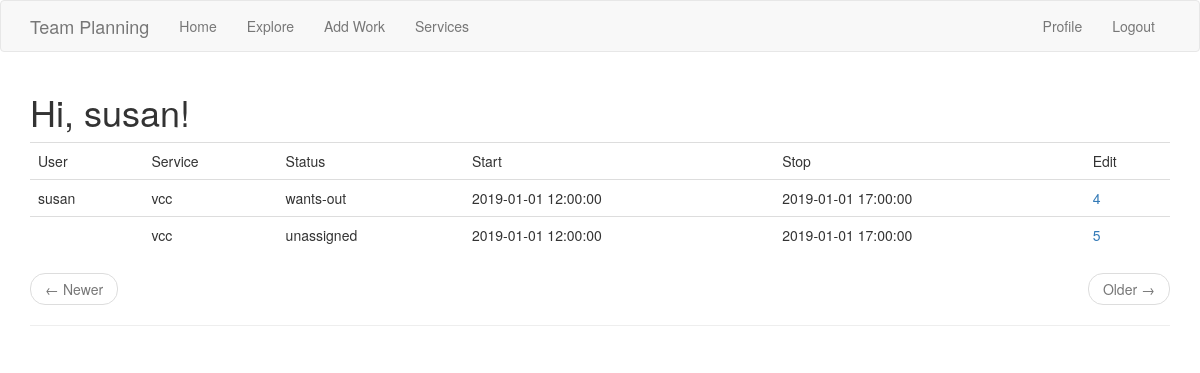
The page /explore (signed in) on the database its author committed.
### app/models.py (models this page shows, shortened)
class User(UserMixin, db.Model):
    id = db.Column(db.Integer, primary_key=True)
    username = db.Column(db.String(64), index=True, unique=True)
    email = db.Column(db.String(120), index=True, unique=True)
    password_hash = db.Column(db.String(128))
    mywork = db.relationship('Work', backref='person', lazy='dynamic')
    about_me = db.Column(db.String(140))
    last_seen = db.Column(db.DateTime, default=datetime.utcnow)

class Work(db.Model):
    id = db.Column(db.Integer, primary_key=True)
    name = db.Column(db.String(140))
    username = db.Column(db.String(140))
    updated = db.Column(db.DateTime, index=True, default=datetime.utcnow)
    start = db.Column(db.DateTime, index=True, default=datetime.utcnow)
    stop = db.Column(db.DateTime, index=True, default=datetime.utcnow)
    service = db.Column(db.String(140))
    user_id = db.Column(db.Integer, db.ForeignKey('user.id'))
    status = db.Column(db.String(140))
    language = db.Column(db.String(5))

### app/main/routes.py (the view)
@bp.route('/explore')
@login_required
def explore():
    page = request.args.get('page', 1, type=int)
    work = Work.query.filter(Work.status != "assigned").paginate(
        page, current_app.config['POSTS_PER_PAGE'], False)
    next_url = url_for('main.explore', page=work.next_num) \
        if work.has_next else None
    prev_url = url_for('main.explore', page=work.prev_num) \
        if work.has_prev else None
    return render_template('work.html', title=_('Explore'),
                           allwork=work.items, next_url=next_url,
                           prev_url=prev_url)

### app/main/routes.py (called while the page is built)
@bp.before_app_request
def before_request():
    if current_user.is_authenticated:
        current_user.last_seen = datetime.utcnow()
        db.session.commit()
    g.locale = str(get_locale())

### app/models.py (called while the page is built)
@login.user_loader
def load_user(id):
    return User.query.get(int(id))

### app/templates/work.html (shortened to what this page needs)
{% extends "base.html" %}
{% import 'bootstrap/wtf.html' as wtf %}
{% block app_content %}
    <h1>{{ _('Hi, %(username)s!', username=current_user.username) }}</h1>
    <table class="table table-hover">
      <tr>
          <td>  {{ _('User') }} </td>
          <td>  {{ _('Service') }}  </td>
          <td>  {{ _('Status') }}  </td>
          <td>  {{ _('Start') }} </td>
          <td>  {{ _('Stop') }} </td>
          <td>  {{ _('Edit') }} </td>
      </tr>
      {% for work in allwork %}
        <tr>
            <td>  {{ work.username }} </td>
            <td>  {{ work.service }}  </td>
            <td>  {{ work.status }}  </td>
            <td>  {{ work.start }} </td>
            <td>  {{ work.stop }} </td>
            <td>  {{ work_link }} </td>
        </tr>
        {% endfor %}
    </table>
    <nav aria-label="...">
        <ul class="pager">
            <li class="previous{% if not prev_url %} disabled{% endif %}">
                <a href="{{ prev_url or '#' }}">
                    <span aria-hidden="true">&larr;</span> {{ _('Newer') }}
                </a>
            </li>
            <li class="next{% if not next_url %} disabled{% endif %}">
                <a href="{{ next_url or '#' }}">
                    {{ _('Older') }} <span aria-hidden="true">&rarr;</span>
                </a>
            </li>
        </ul>
    </nav>
    <hr>
{% endblock %}

### rows shown on the page
Work: username "susan", service "vcc", status "wants-out", start "2019-01-01 12:00:00", stop "2019-01-01 17:00:00", id "4"
Work: service "vcc", status "unassigned", start "2019-01-01 12:00:00", stop "2019-01-01 17:00:00", id "5"
